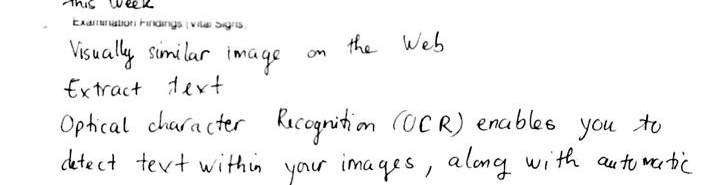
#> input picture test/7.jpg, 710 x 185 px
$ python main.py   (older library calls are emulated)
#> lines starting #> are read from the running program, lines starting #| are printed output that depends on the picture; after the words box and inside, x2 and y2 are one past the last pixel; in counts of white or black regions, pixels touching at a corner belong together
### LineSegmentation.py
import cv2
import numpy as np
from Chunk import Chunk
from Line import Line
from Region import Region
#> further down, img is the input picture: shape (185, 710, 3); min 0, max 255, mean 245.2
import sys

# every chunk has a 5% of the width
CHUNK_NUMBER = 20
CHUNK_TOBE_PROCESSED = 5

def union(a,b):
    """
    :param a: rect
    :param b: rect
    :return: union area
    """
    x = min(a[0], b[0])
    y = min(a[1], b[1])
    w = max(a[0]+a[2], b[0]+b[2]) - x
    h = max(a[1]+a[3], b[1]+b[3]) - y
    return (x, y, w, h)

def intersection(a,b):
    """
    :param a:  rect
    :param b:  rect
    :return: intersection area
    """
    x = max(a[0], b[0])
    y = max(a[1], b[1])
    w = min(a[0]+a[2], b[0]+b[2]) - x
    h = min(a[1]+a[3], b[1]+b[3]) - y
    if w<0 or h<0: return () # does not intersect
    return (x, y, w, h)

def mergeRects(rects):
    """
     rects = [(x,y,w,h),(x,y,w,h),...]
     return merged rects
    """
    merged_rects = []
    for i in range(len(rects)):
        is_repeated = False
        for j in range(i+1, len(rects)):
            rect_tmp = intersection(rects[i], rects[j])
            # Check for intersection / union
            if rect_tmp == ():
                continue
            rect_tmp_area = rect_tmp[2] * rect_tmp[3]
            rect_i_area = rects[i][2] * rects[i][3]
            rect_j_area = rects[j][2] * rects[j][3]

            if ((rect_tmp_area == rect_i_area) or (rect_tmp_area == rect_j_area)):
                is_repeated = True
                rect_tmp = union(rects[i], rects[j]) # Merging
                merged_rect = rect_tmp
                # Push in merged rectangle after checking all the inner loop.
                if j == len(rects) - 2:
                    merged_rects.append(merged_rect)
                # Update the current vector.
                rects[j] = merged_rect

        if is_repeated == False:
            merged_rects.append(rects[i])

    return merged_rects

class LineSegmentation:
    def __init__(self, img=np.array((0, 0)), output_path=""):
        """
        img: image loaded
        output_path:
        chunks: The image chunks list
        lines_region: All the regions the lines found
        avg_line_height: the average height of lines in the image
        """
        self.output_path = output_path
        self.img = img
        self.chunks = []
        self.chunk_width = 0
        self.map_valley = {}  # {int, Valley}
        self.predicted_line_height = 0

        self.initial_lines = []  # Line type
        self.lines_region = []  # region type

        self.avg_line_height = 0

        self.not_primes_list = [0] * 100007
        self.primes = []
        # sieve
        self.sieve()

    def sieve(self):
        self.not_primes_list[0] = 1
        self.not_primes_list[1] = 1
        for i in range(2, 100000):
            if self.not_primes_list[i] == 1:
                continue

            self.primes.append(i)
            for j in range(i * 2, 100000, i):
                self.not_primes_list[j] = 1

    def addPrimesToList(self, n, probPrimes):
        for i in range(len(self.primes)):
            while (n % self.primes[i]):
                n /= self.primes[i]
                probPrimes[i] += 1

    def pre_process_img(self):
        self.gray_img = cv2.cvtColor(self.img, cv2.COLOR_BGR2GRAY)
        # blur image
        smoothed_img = cv2.blur(self.gray_img, (3, 3), anchor=(-1, -1))
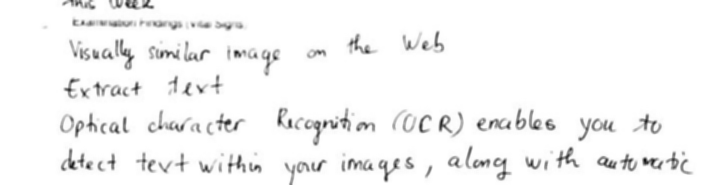
#> smoothed_img: shape (185, 710); min 22, max 255, mean 245.2

        _, self.thresh = cv2.threshold(smoothed_img, 0, 255, cv2.THRESH_BINARY | cv2.THRESH_OTSU)
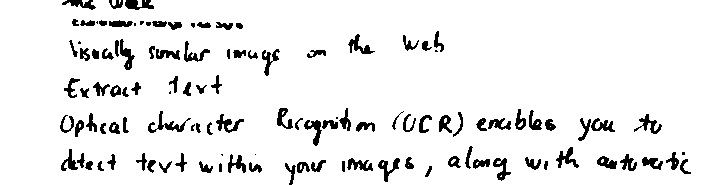
#> self.thresh: shape (185, 710); 92.4% white; 115 black regions (13 under 20 px)

        # cv2.imwrite(self.output_path + "/Binary_image.jpg", self.thresh)

    def find_contours(self):
        thresh_clone = self.thresh.copy()
        contours = 0
        ret, contours, hierachy = cv2.findContours(image=thresh_clone, mode=cv2.RETR_LIST, method=cv2.CHAIN_APPROX_NONE, offset=(0,0))
#> contours = 145 contours, 38 with area under 20; largest, box (x1, y1, x2, y2) and area: (0, 0, 710, 185) 129792, (215, 113, 245, 134) 260, (555, 146, 580, 169) 244, (377, 157, 401, 183) 242, (347, 33, 376, 55) 242

        bounding_rect = []
        for c in contours:
            cv2.approxPolyDP(c, 1, True, c)  # apply approximation to polygons
            bounding_rect.append(cv2.boundingRect(c))
#> this loop made 145 passes
#> c on passes 1, 3, 6, 32, 45, 57: [[501, 175], [500, 176], [501, 176]], [[408, 165]], [[675, 162], [675, 163]], [[254, 154], [255, 153], [256, 154], [255, 155]], [[550, 126]], [[482, 121]]
#> after the loop, bounding_rect = 145 items, first 6: (500, 175, 2, 2), (424, 165, 9, 13), (408, 165, 1, 1), (300, 164, 2, 6), (218, 162, 5, 11), (675, 162, 1, 2)
        del (bounding_rect[-1])  # coz the last one is a contour containing whole image
        img_clone = self.img.copy()
        # check intersection among rects
        merged_rect = mergeRects(bounding_rect)
#> the loop in mergeRects, `for i in range(len(rects)):` made 144 passes

        # draw rects on image
        for r in merged_rect:
            (x, y, w, h) = r
            cv2.rectangle(img_clone, (x, y), (x + w, y + h), (0, 0, 255), 2, 8, 0)
#> this loop made 124 passes
#> r on passes 1 to 8: (424, 165, 9, 13), (218, 162, 5, 11), (296, 161, 15, 13), (248, 161, 15, 13), (543, 160, 6, 11), (341, 160, 5, 13), (198, 160, 16, 14), (158, 160, 15, 14)
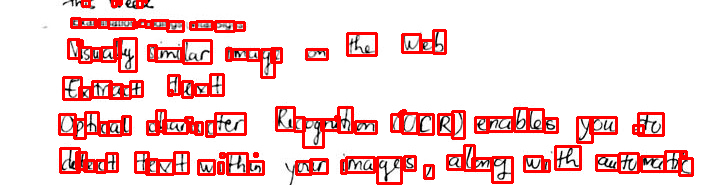
#> img_clone: shape (185, 710, 3); 13.28% of pixels changed, all inside (x1, y1, x2, y2) = (58, 0, 694, 185)
        # cv2.imwrite(self.output_path + "/contours.jpg", img_clone)
        self.contours = merged_rect  # save contours AS rectangles
        # # self.contours = []
        # # for rect in merged_rect:
        # #     (x,y,w,h) = rect
        # #     new_contour = []
        # #     for i in range(x, x + w):
        # #         new_contour.append([i, y])
        # #     for i in range(y+1, y + h - 1):
        # #         new_contour.append([x, i])
        # #         new_contour.append([x + w - 1, i])
        # #     for i in range(x, x + w):
        # #         new_contour.append([i, y+h - 1])
        # #     self.contours.append(new_contour)
        # print(self.contours)


    def generate_chunks(self):
        rows, cols = self.thresh.shape[:2]
        width = cols
        self.chunk_width = int(width / CHUNK_NUMBER)

        start_pixel = 0
        for i_chunk in range(CHUNK_NUMBER):
            c = Chunk(index=i_chunk, start_col=start_pixel, width=self.chunk_width,
                      img=self.thresh[0:rows, start_pixel:start_pixel + self.chunk_width].copy())
            self.chunks.append(c)

            # cv2.imwrite(self.output_path + "/Chunk" + str(i_chunk) + ".jpg", self.chunks[-1].gray_img)

            start_pixel += self.chunk_width
#> this loop made 20 passes
#> pass 2, in __init__ (call 2), `self.thresh_img = img.copy()`:
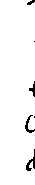
#> self.thresh_img: shape (185, 35); 96.9% white; 6 black regions (2 under 20 px), largest, box (x1, y1, x2, y2) and area: (26, 149, 35, 171) 73, (25, 115, 35, 133) 59, (29, 81, 35, 97) 41, (27, 0, 35, 5) 23

    def connect_valleys(self, i, current_valley, line, valleys_min_abs_dist):
        """
        i: the chunk's index
        current_valley
        line
        valleys_min_abs_dist:
        """
        if (i <= 0 or len(self.chunks[i].valleys)==0):
            return line
        # choose the closest valley in right chunk to the start valley
        connected_to = -1
        min_dist = sys.maxsize
        # found valleys's size in this chunk
        valleys_size = len(self.chunks[i].valleys)
        for j in range(valleys_size):
            valley = self.chunks[i].valleys[j]
            # Check if the valley is not connected to any other valley
            if valley.used is True:
                continue

            dist = abs(current_valley.position - valley.position)

            if min_dist > dist and dist <= valleys_min_abs_dist:
                min_dist = dist
                connected_to = j

        # Return line if the current valley is not connected any more to a new valley in the current chunk of index i.
        if connected_to == -1:
            return line

        line.valley_ids.append(self.chunks[i].valleys[connected_to].valley_id)
        v = self.chunks[i].valleys[connected_to]
        v.used = True
        return self.connect_valleys(i - 1, v, line, valleys_min_abs_dist)

    def get_initial_lines(self):
        number_of_heights = 0
        valleys_min_abs_dist = 0

        # Get the histogram of the first CHUNK_TO_BE_PROCESSED and get the overall average line height.
        for i in range(CHUNK_TOBE_PROCESSED):
            self.avg_height = self.chunks[i].find_peaks_valleys(self.map_valley)

            if self.avg_height:
                number_of_heights += 1
            valleys_min_abs_dist += self.avg_height

        valleys_min_abs_dist /= number_of_heights
        print("Estimated avg line height {}".format(valleys_min_abs_dist))
#| Estimated avg line height 30.0
#> (the rest of the program and of its run is left out)
